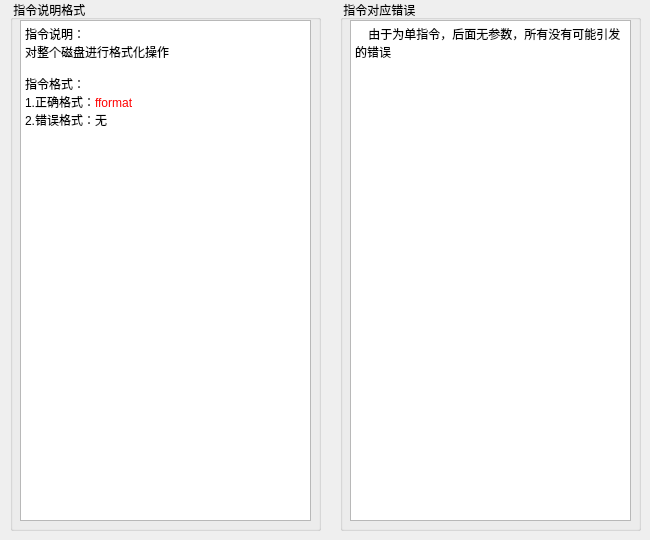
   <widget class="QWidget" name="tab_4">
    <attribute name="title">
     <string>fformat</string>
    </attribute>
    <widget class="QGroupBox" name="groupBox_3">
     <property name="geometry">
      <rect>
       <x>10</x>
       <y>0</y>
       <width>311</width>
       <height>531</height>
      </rect>
     </property>
     <property name="title">
      <string> 指令说明格式</string>
     </property>
     <widget class="QTextBrowser" name="textBrowser_3">
      <property name="geometry">
       <rect>
        <x>10</x>
        <y>20</y>
        <width>291</width>
        <height>501</height>
       </rect>
      </property>
      <property name="html">
       <string>&lt;!DOCTYPE HTML PUBLIC &quot;-//W3C//DTD HTML 4.0//EN&quot; &quot;http://www.w3.org/TR/REC-html40/strict.dtd&quot;&gt;
&lt;html&gt;&lt;head&gt;&lt;meta name=&quot;qrichtext&quot; content=&quot;1&quot; /&gt;&lt;style type=&quot;text/css&quot;&gt;
p, li { white-space: pre-wrap; }
&lt;/style&gt;&lt;/head&gt;&lt;body style=&quot; font-family:'SimSun'; font-size:9pt; font-weight:400; font-style:normal;&quot;&gt;
&lt;p style=&quot; margin-top:0px; margin-bottom:0px; margin-left:0px; margin-right:0px; -qt-block-indent:0; text-indent:0px;&quot;&gt;指令说明：&lt;/p&gt;
&lt;p style=&quot; margin-top:0px; margin-bottom:0px; margin-left:0px; margin-right:0px; -qt-block-indent:0; text-indent:0px;&quot;&gt;对整个磁盘进行格式化操作&lt;/p&gt;
&lt;p style=&quot;-qt-paragraph-type:empty; margin-top:0px; margin-bottom:0px; margin-left:0px; margin-right:0px; -qt-block-indent:0; text-indent:0px;&quot;&gt;&lt;br /&gt;&lt;/p&gt;
&lt;p style=&quot; margin-top:0px; margin-bottom:0px; margin-left:0px; margin-right:0px; -qt-block-indent:0; text-indent:0px;&quot;&gt;指令格式：&lt;/p&gt;
&lt;p style=&quot; margin-top:0px; margin-bottom:0px; margin-left:0px; margin-right:0px; -qt-block-indent:0; text-indent:0px;&quot;&gt;1.正确格式：&lt;span style=&quot; color:#ff0000;&quot;&gt;fformat&lt;/span&gt;&lt;/p&gt;
&lt;p style=&quot; margin-top:0px; margin-bottom:0px; margin-left:0px; margin-right:0px; -qt-block-indent:0; text-indent:0px;&quot;&gt;&lt;span style=&quot; color:#000000;&quot;&gt;2.错误格式：无&lt;/span&gt;&lt;/p&gt;
&lt;p style=&quot;-qt-paragraph-type:empty; margin-top:0px; margin-bottom:0px; margin-left:0px; margin-right:0px; -qt-block-indent:0; text-indent:0px; color:#ff0000;&quot;&gt;&lt;br /&gt;&lt;/p&gt;
&lt;p style=&quot;-qt-paragraph-type:empty; margin-top:0px; margin-bottom:0px; margin-left:0px; margin-right:0px; -qt-block-indent:0; text-indent:0px;&quot;&gt;&lt;br /&gt;&lt;/p&gt;&lt;/body&gt;&lt;/html&gt;</string>
      </property>
     </widget>
    </widget>
    <widget class="QGroupBox" name="groupBox_4">
     <property name="geometry">
      <rect>
       <x>340</x>
       <y>0</y>
       <width>301</width>
       <height>531</height>
      </rect>
     </property>
     <property name="title">
      <string> 指令对应错误</string>
     </property>
     <widget class="QTextBrowser" name="textBrowser_4">
      <property name="geometry">
       <rect>
        <x>10</x>
        <y>20</y>
        <width>281</width>
        <height>501</height>
       </rect>
      </property>
      <property name="html">
       <string>&lt;!DOCTYPE HTML PUBLIC &quot;-//W3C//DTD HTML 4.0//EN&quot; &quot;http://www.w3.org/TR/REC-html40/strict.dtd&quot;&gt;
&lt;html&gt;&lt;head&gt;&lt;meta name=&quot;qrichtext&quot; content=&quot;1&quot; /&gt;&lt;style type=&quot;text/css&quot;&gt;
p, li { white-space: pre-wrap; }
&lt;/style&gt;&lt;/head&gt;&lt;body style=&quot; font-family:'SimSun'; font-size:9pt; font-weight:400; font-style:normal;&quot;&gt;
&lt;p style=&quot; margin-top:0px; margin-bottom:0px; margin-left:0px; margin-right:0px; -qt-block-indent:0; text-indent:0px;&quot;&gt;    由于为单指令，后面无参数，所有没有可能引发的错误&lt;/p&gt;&lt;/body&gt;&lt;/html&gt;</string>
      </property>
     </widget>
    </widget>
   </widget>
